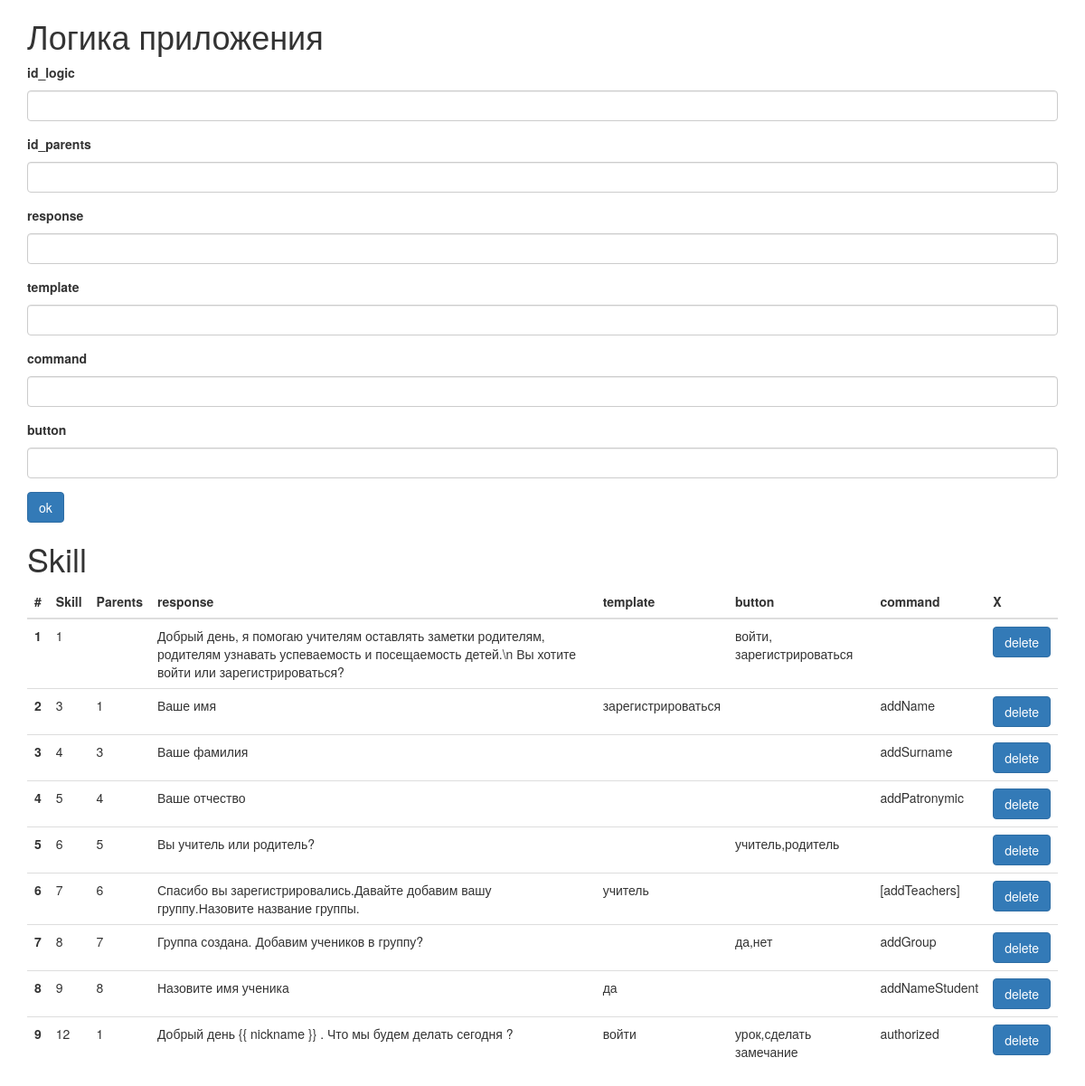
The page /info on the database as committed earlier.
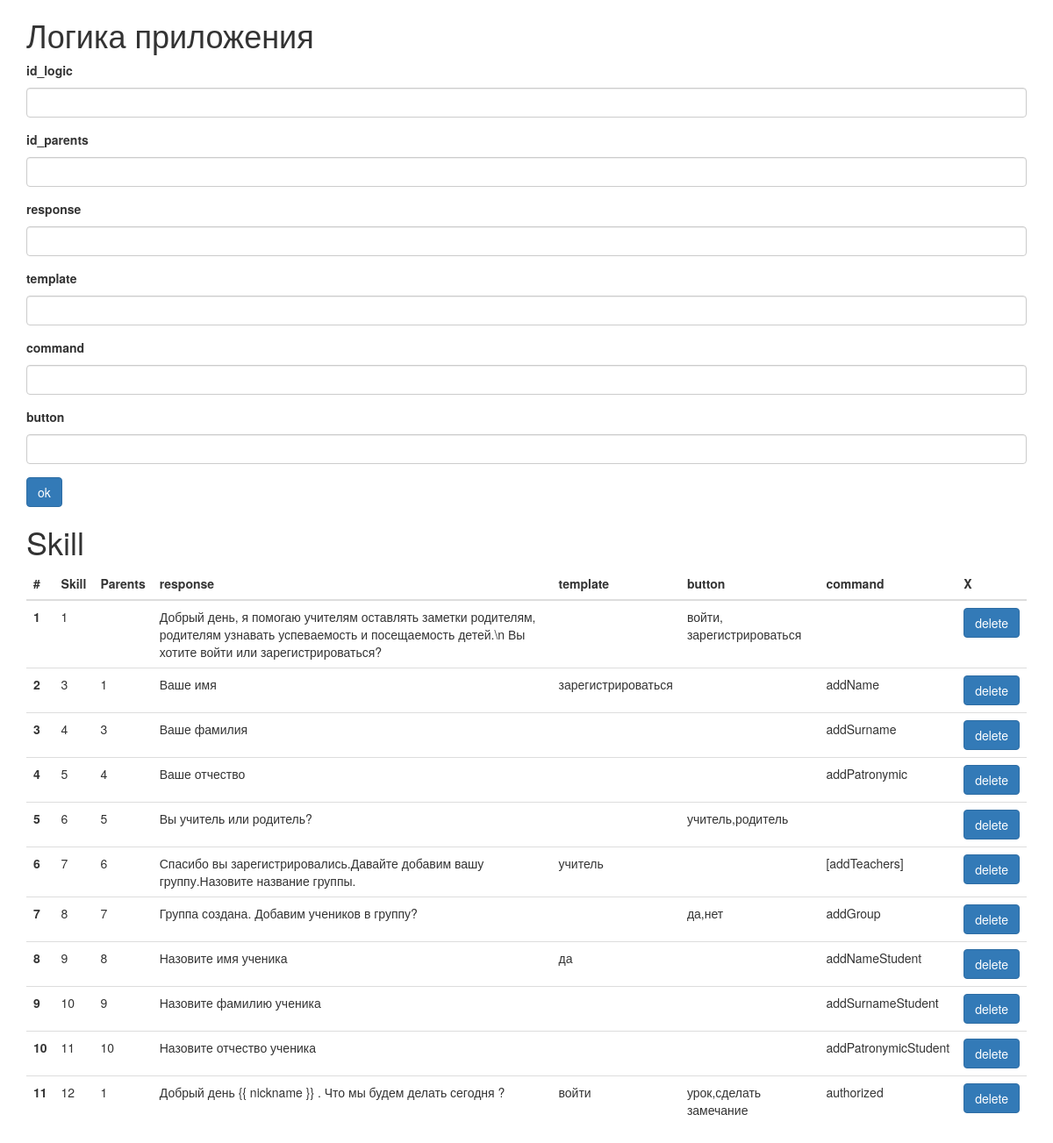
The same page on the database as committed later.
### app.py (models this page shows, shortened)
class Logic(db.Model):
    __tablename__ = 'logic_skill'
    id_logic = db.Column(db.Integer, primary_key=True)
    id_parents = db.Column(db.String(64))
    response = db.Column(db.String(256))
    template = db.Column(db.String(256))
    command = db.Column(db.String(256))
    button = db.Column(db.String(256))

### app.py (the view, shortened to what this page needs)
@app.route('/info', methods=['GET', 'POST'])
def info():
    form = FormAddSkill()
    delform = FormDeleteSkill()
    if request.form.get('id_del') != None:
        Logic.query.filter_by(id_logic=request.form.get('id_del')).delete()
        db.session.commit()
    elif request.form.get('id_parents') != None:
        skill = Logic(id_parents = request.form.get('id_parents'), response = request.form.get('response'),
                      template = request.form.get('template'), button = request.form.get('button'), command = request.form.get('command'))
        db.session.add(skill)
        db.session.commit()
    logic = Logic.query.all()
    logic = sorted(logic, key=lambda logic: logic.id_parents)
    rekurs_element = {}
    rekursia(logic,'',0, rekurs_element)
    logic = sorted(logic,key=lambda logic: rekurs_element[logic.id_logic])
    return render_template('info.html', title="Личный кабинет", logic=logic, form=form, delform=delform)

### forms.py
class FormAddSkill(Form):
    id_logic = StringField('id_logic')
    id_parents = StringField('id_parents')
    response = StringField('response', validators=[DataRequired()])
    template = StringField('template')
    button = StringField('button')
    command = StringField('command')
    submit = SubmitField('ok')

class FormDeleteSkill(Form):
    id_del = HiddenField('id_del')
    deletSub = SubmitField('delete')

### app.py (called while the page is built)
def rekursia(logic,id_parents,iterator,rekurs_element):
    for val in logic:
        if val.id_parents == str(id_parents) and  rekurs_element.get(val.id_logic,0) == 0:
            rekurs_element[val.id_logic] = len(rekurs_element);
            rekursia(logic,val.id_logic,len(rekurs_element),rekurs_element)

### templates/info.html (shortened to what this page needs)
{% extends 'bootstrap/base.html' %}
{% import "bootstrap/wtf.html" as wtf %}
{% block content %}
<div class="container">
    <h1>Логика приложения</h1>
    <form method="post" action="">
          <div class="form-group">
            <label for="exampleInputPassword1">{{ form.id_logic.label }} </label>
            {{ form.id_logic(size=20,class_="form-control") }}
          </div>
          <div class="form-group">
            <label for="exampleInputPassword1"> {{ form.id_parents.label }}</label>
            {{ form.id_parents(size=20,class_="form-control") }}
          </div>
        <div class="form-group">
            <label for="exampleInputPassword1">{{ form.response.label }} </label>
             {{ form.response(size=200,class_="form-control") }}
          </div>
         <div class="form-group">
            <label for="exampleInputPassword1">{{ form.template.label }}</label>
             {{ form.template(size=200,class_="form-control") }}
          </div>
        <div class="form-group">
            <label for="exampleInputPassword1">{{ form.command.label }}</label>
             {{ form.command(size=200,class_="form-control") }}
          </div>
           <div class="form-group">
            <label for="exampleInputPassword1">{{ form.button.label }}</label>
             {{ form.button(size=200,class_="form-control") }}
          </div>
         {{ form.submit(class_="btn btn-primary") }}
    </form>
    <h1>Skill</h1>
     <table class="table table-sm">
     <thead>
        <tr>
            <th scope="col">#</th>
            <th scope="col">Skill</th>
            <th scope="col">Parents</th>
            <th scope="col">response</th>
            <th scope="col">template</th>
            <th scope="col">button</th>
            <th scope="col">command</th>
            <th scope="col">X</th>
        </tr>
     </thead>
         {% for log in logic %}
             <tr>
                  <th scope="row">{{ loop.index }}</th>
                  <td>{{ log.id_logic }}</td>
                  <td>{{ log.id_parents }}</td>
                  <td>{{ log.response }}</td>
                  <td>{{ log.template }}</td>
                  <td>{{ log.button }}</td>
                  <td>{{ log.command }}</td>
                  <td>
                       <form method="post" action="">
                           {{ delform.deletSub(class_="btn btn-primary") }}
                       </form>
                  </td>
             </tr>
         {% endfor %}
     </table>
</div>
{% endblock %}

Rows that differ between the two databases and show on the page:
added Logic: id_logic "10", id_parents "9", response "Назовите фамилию ученика", command "addSurnameStudent"
added Logic: id_logic "11", id_parents "10", response "Назовите отчество ученика", command "addPatronymicStudent"
